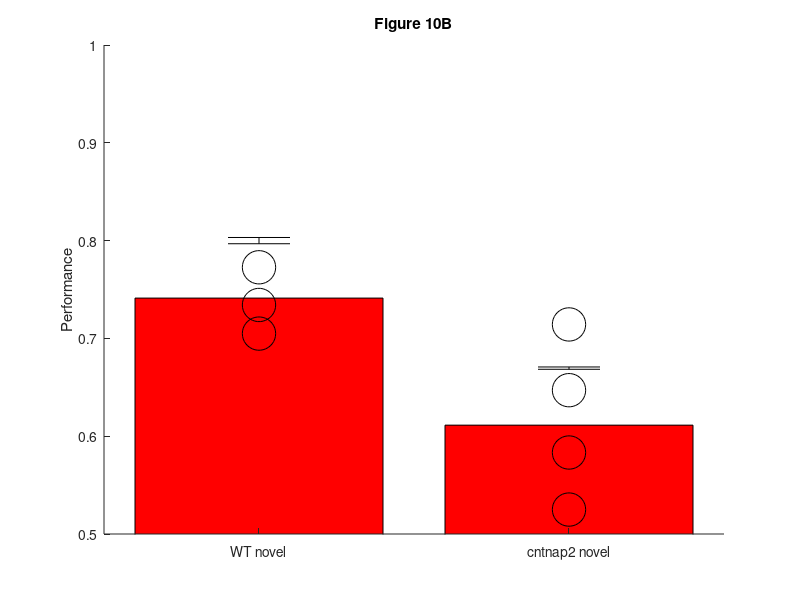
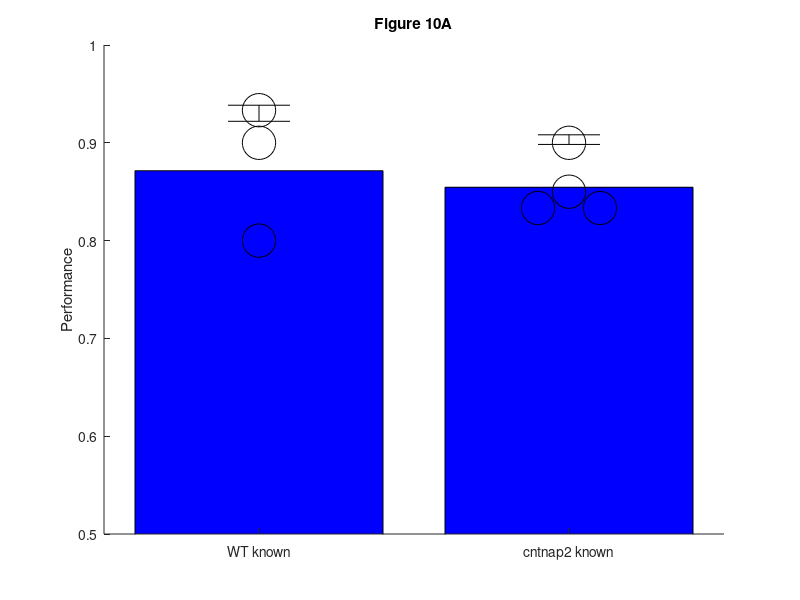

Write the MATLAB code that produced these figures, in order.
load analysis_cntnap2_animals_behavior
novel_performance_correct=sum(sum(novel_performance_n_correct));
novel_performance_total=sum(sum(novel_performance_n_total));

standard_performance_correct=sum(sum(standard_performance_n_correct));
standard_performance_total=sum(sum(standard_performance_n_total));


% Do the plot of the type of errors that the CNTNAP2 animals do
standard_presentation=all_animals.odor_id(:,2)==51;
first_presentation=(all_animals.day_number==1)&(all_animals.odor_presentation_per_session==1);
good_day=all_animals.behavior_standard_performance>0.8;
% Bar plot of the animals solving the task
standard_presentation=all_animals.odor_id(:,2)==51;
first_presentation=(all_animals.day_number==1)&(all_animals.odor_presentation_per_session==1);

s=all_animals.correctgo_1_correctng_2_falsereject_m1_falsealarm_m2_early_0(standard_presentation');%&good_day);
standard_correct=sum(s>0);
standard_total=length(s);

n_false_rejection_standard=sum(s==-1);



s=all_animals.correctgo_1_correctng_2_falsereject_m1_falsealarm_m2_early_0(~standard_presentation');%&good_day);
n_false_rejection_novel=sum(s==-1);
novel_correct=sum(s>0);
novel_total=length(s);
a=hist(s,[-2:2]);


[PHAT_novel, PCI_novel] = binofit(novel_correct,novel_total,0.05)
Y=binopdf(novel_correct,novel_total,0.5);
format long
p_novel=Y







%imaging_full_set_correct_1_inc_0

[PHAT_neurotypical, PCI_neurotypical] = binofit(neurotypical.novel_performance_correct,neurotypical.novel_performance_total,0.05)
[PHAT_cntnap2, PCI_cntnap2] = binofit(novel_performance_correct,novel_performance_total,0.05)
table_signi_cntnap2=[neurotypical.novel_performance_correct,neurotypical.novel_performance_total-neurotypical.novel_performance_correct;...
                     novel_performance_correct,novel_performance_total-novel_performance_correct]                
[H,P] = fishertest(table_signi_cntnap2)

table_signi_cntnap2_standard=[neurotypical.standard_performance_correct,neurotypical.standard_performance_total-neurotypical.standard_performance_correct;...
                     standard_performance_correct,standard_performance_total-standard_performance_correct]                
[H,P] = fishertest(table_signi_cntnap2_standard)


figure, bar([1,2],[PHAT_neurotypical,PHAT_cntnap2],'r')
hold on
errorbar(1,PHAT_neurotypical,PCI_neurotypical(1)-PHAT_neurotypical,PCI_neurotypical(2)-PHAT_neurotypical,'k')
errorbar(2,PHAT_cntnap2,PCI_cntnap2(1)-PHAT_cntnap2,PCI_cntnap2(2)-PHAT_cntnap2,'k')
a=gca
set(a,'XTick',[1,2])
set(a,'XTickLabel',{'WT novel', 'cntnap2 novel'})
ylabel('Performance')
set(a,'Box','off')
title('Figure 10B')


axis([0.5 2.5 0.5 1])
a=gca;
set(a,'YTick',[0.5 0.6 0.7 0.8 0.9 1])
set(a,'Box','off')


% Add symbols for individual animals
indiv_perf_novel_cntnap2=sum(novel_performance_n_correct,2)./sum(novel_performance_n_total,2);
indiv_perf_novel_neurotypical=sum(neurotypical.novel_performance_n_correct,2)./sum(neurotypical.novel_performance_n_total,2);
hold on
a=plot(2,indiv_perf_novel_cntnap2,'ko')
set(a,'MarkerSize',24)
a=plot(1,indiv_perf_novel_neurotypical,'ko')
set(a,'MarkerSize',24)

% I will do the plot of the response of the animal before the onset of the
% novel stimuli and compare the C57Bl6 with the CNTNAP2
neurotyp_stand_n_correct=sum(sum(neurotypical_before_novel_start.standard_performance_n_correct));
neurotyp_stand_n_total=sum(sum(neurotypical_before_novel_start.standard_performance_n_total));

cntnap2_stand_n_correct=sum(sum(cntnap2_before_novel_start.standard_performance_n_correct));
cntnap2_stand_n_total=sum(sum(cntnap2_before_novel_start.standard_performance_n_total));


[PHAT_neurotypical_before, PCI_neurotypical_before] = binofit(neurotyp_stand_n_correct,neurotyp_stand_n_total,0.05)
[PHAT_cntnap2_before, PCI_cntnap2_before] = binofit(cntnap2_stand_n_correct,cntnap2_stand_n_total,0.05)
table_signi_cntnap2_standard_before=[neurotyp_stand_n_correct,neurotyp_stand_n_total-neurotyp_stand_n_correct;...
                     cntnap2_stand_n_correct,cntnap2_stand_n_total-cntnap2_stand_n_correct]                
[H,P] = fishertest(table_signi_cntnap2_standard_before)

figure, bar([1,2],[PHAT_neurotypical_before,PHAT_cntnap2_before],'b')
hold on
errorbar(1,PHAT_neurotypical_before,PCI_neurotypical_before(1)-PHAT_neurotypical_before,PCI_neurotypical_before(2)-PHAT_neurotypical_before,'k')
errorbar(2,PHAT_cntnap2_before,PCI_cntnap2_before(1)-PHAT_cntnap2_before,PCI_cntnap2_before(2)-PHAT_cntnap2_before,'k')

axis([0.5 2.5 0.5 1])
a=gca;
set(a,'YTick',[0.5 0.6 0.7 0.8 0.9 1])
set(a,'XTick',[1,2])
set(a,'XTickLabel',{'WT known', 'cntnap2 known'})
ylabel('Performance')
set(a,'Box','off')
title('Figure 10A')

% Add symbols for individual animals
indiv_perf_novel_cntnap2=sum(cntnap2_before_novel_start.standard_performance_n_correct,2)./sum(cntnap2_before_novel_start.standard_performance_n_total,2);
indiv_perf_novel_neurotypical=sum(neurotypical_before_novel_start.standard_performance_n_correct,2)./sum(neurotypical_before_novel_start.standard_performance_n_total,2);
hold on
a=plot([2.1 2 2 1.9],indiv_perf_novel_cntnap2,'ko')
set(a,'MarkerSize',24)
a=plot(1,indiv_perf_novel_neurotypical,'ko')
set(a,'MarkerSize',24)


